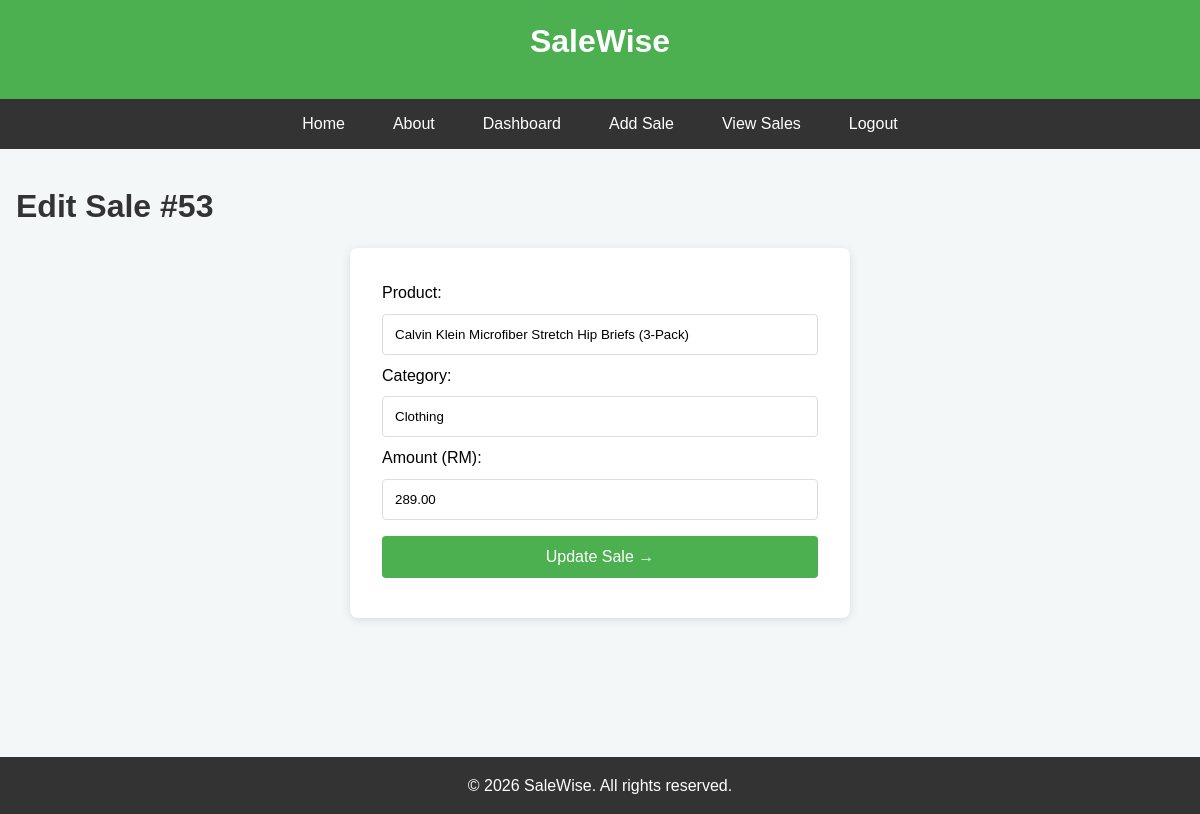
/edit_sales.php?id=53 (signed in), run on the app's committed database.
### tables this page shows
CREATE TABLE `sales` (
  `id` int(11) NOT NULL,
  `product` varchar(100) NOT NULL,
  `category` varchar(50) NOT NULL,
  `amount` decimal(10,2) NOT NULL,
  `created_at` timestamp NOT NULL DEFAULT current_timestamp()
);

### edit_sales.php (the view, shortened to what this page needs)
<?php
include 'header.php';
include 'config.php';
$id = (int)($_GET['id'] ?? 0);
$stmt = $conn->prepare("SELECT * FROM sales WHERE id = ?");
$stmt->bind_param("i", $id);
$stmt->execute();
$sale = $stmt->get_result()->fetch_assoc();
?>
<main>
    <h1>Edit Sale #<?php echo $id; ?></h1>
    <form method="post">
        <label>Product:</label>
        <input type="text" name="product" value="<?php echo htmlspecialchars($sale['product']); ?>" required>
        <label>Category:</label>
        <input type="text" name="category" value="<?php echo htmlspecialchars($sale['category']); ?>" required>
        <label>Amount (RM):</label>
        <input type="number" step="0.01" name="amount" value="<?php echo $sale['amount']; ?>" min="0" required>
        <button name="update_sale">Update Sale →</button>
    </form>
</main>
<?php include 'footer.php'; ?>

### style.css (style rules this page uses)
* { margin: 0; padding: 0; box-sizing: border-box; font-family: Arial, sans-serif; }
body { background: #f4f7f8; line-height: 1.6; }
h1 { color: #333; margin-bottom: 1rem; }
form { background: white; padding: 2rem; border-radius: 8px; box-shadow: 0 2px 10px rgba(0,0,0,0.1); max-width: 500px; margin: 0 auto; }
input, button { width: 100%; padding: 0.75rem; margin: 0.5rem 0; border: 1px solid #ddd; border-radius: 4px; }
button { background: #4CAF50; color: white; border: none; cursor: pointer; font-size: 1rem; }

### data on the page
sales: product "Calvin Klein Microfiber Stretch Hip Briefs (3-Pack)", category "Clothing", amount "289.00"

### other printed values
$id "53"
